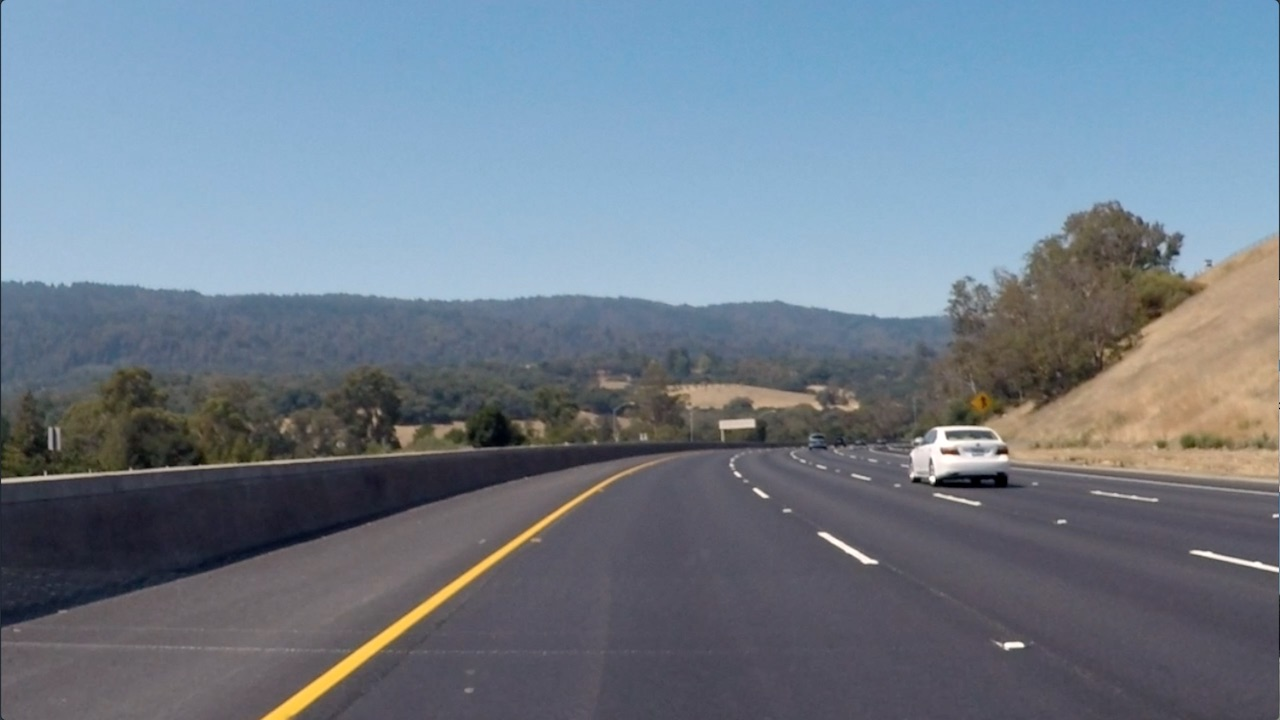
#> input picture udacity-program_self_driving_car_engineer_v2.0/p02-lane_detection_advanced/labs/gradients_and_color_spaces/sobel/curved-lane.jpeg, 1280 x 720 px
$ python sobel_operator.py   (older library calls are emulated)
#> lines starting #> are read from the running program, lines starting #| are printed output that depends on the picture
"""
# !/usr/bin/env python
# -*- coding: utf-8 -*-
@Time        : 2022/2/28 20:27
@Author      : shengdl999links@gmail.com
@ProjectName : udacity-program_self_driving_car_engineer_v2.0
@File        : sobel_operator.py
"""

import cv2
import numpy as np
import matplotlib.pyplot as plt
import matplotlib.image as mpimg

img = mpimg.imread('curved-lane.jpeg')
#> img is the input picture: shape (720, 1280, 3); mean R, G, B 112.1, 125, 138.7
# Use cv2.COLOR_RGB2GRAY if you've read in an image using mpimg.imread().
# Use cv2.COLOR_BGR2GRAY if you've read in an image using cv2.imread().
gray = cv2.cvtColor(img, cv2.COLOR_RGB2GRAY)
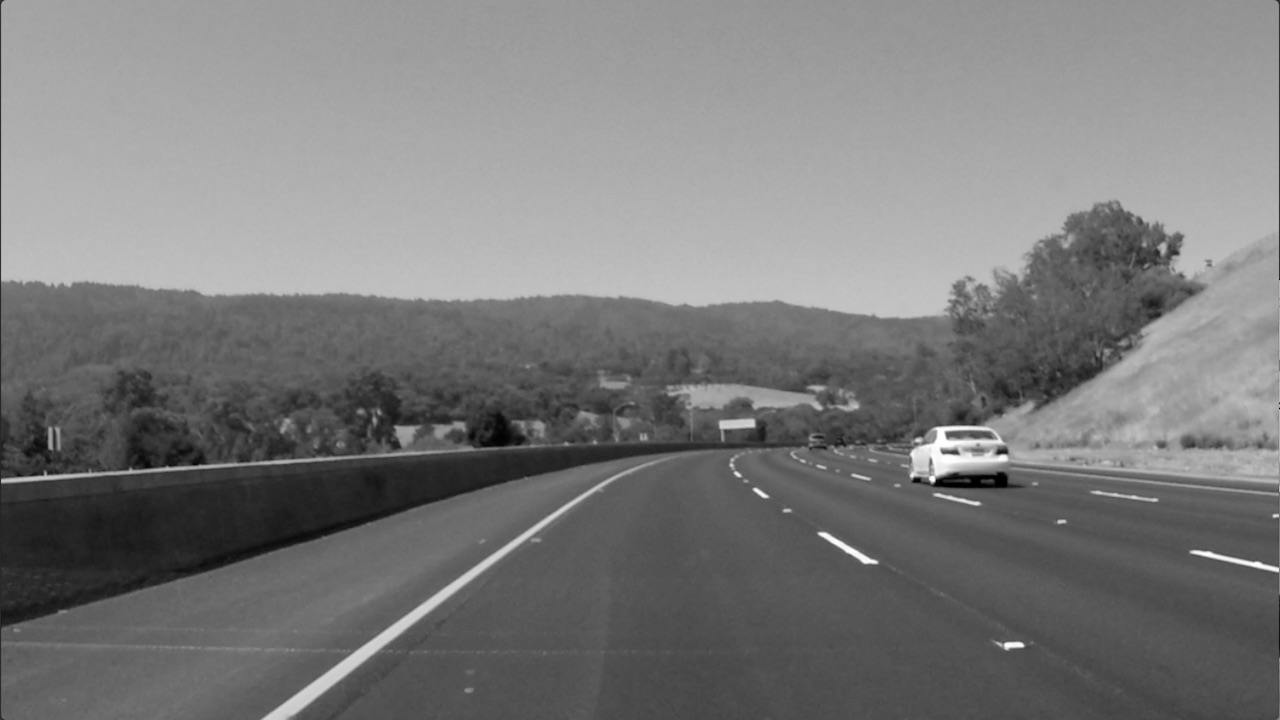
#> gray: shape (720, 1280); min 0, max 255, mean 122.7

# Calculate the derivative in the xx direction (the 1, 0 at the end denotes xx direction):
sobelx = cv2.Sobel(gray, cv2.CV_64F, 1, 0)
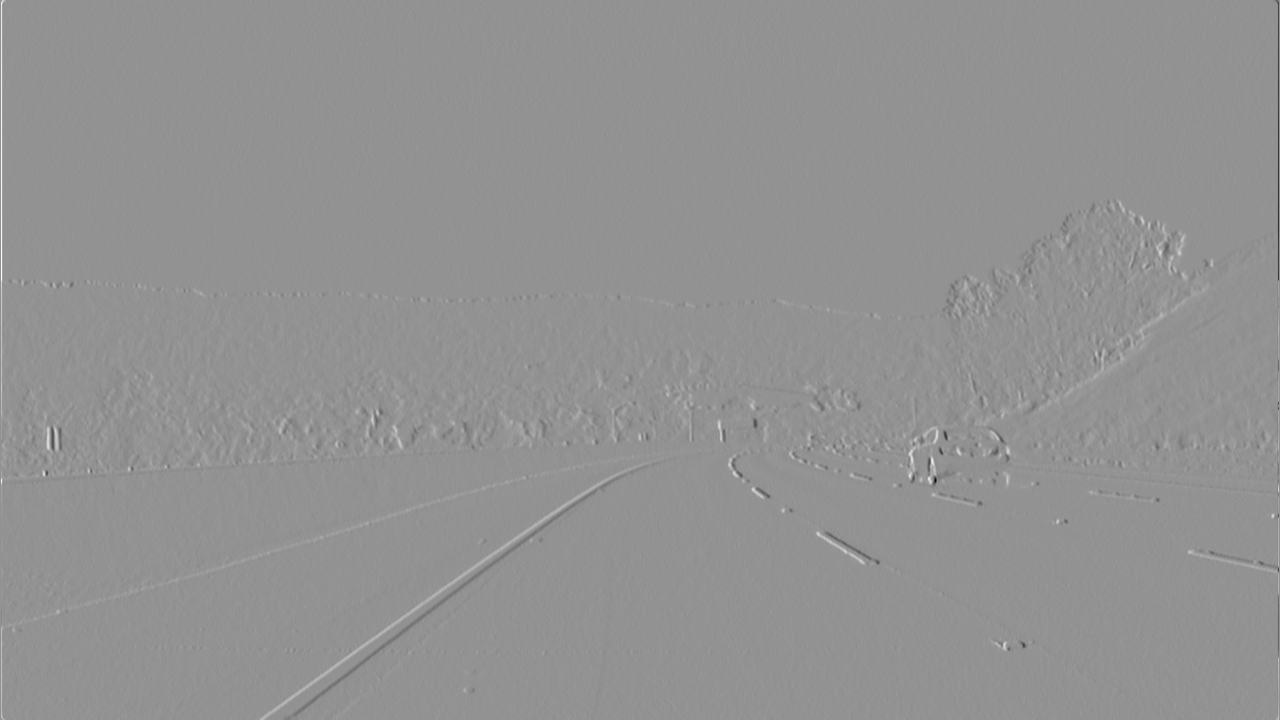
#> sobelx: shape (720, 1280) float64; min -768, max 567, mean 0.3; drawn with min black and max white

# Calculate the derivative in the yy direction (the 0, 1 at the end denotes yy direction):
sobely = cv2.Sobel(gray, cv2.CV_64F, 0, 1)
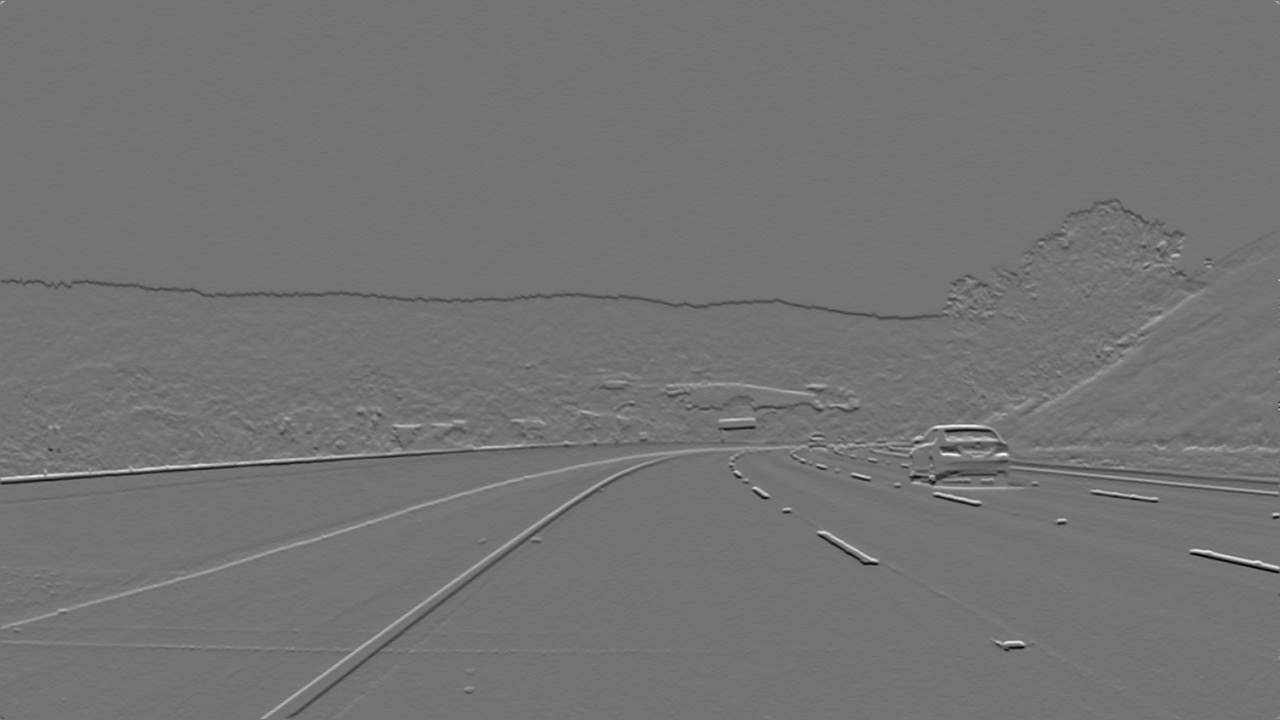
#> sobely: shape (720, 1280) float64; min -538, max 641, mean -0.7; drawn with min black and max white

# Calculate the absolute value of the xx derivative:
abs_sobelx = np.absolute(sobelx)
abs_sobely = np.absolute(sobely)
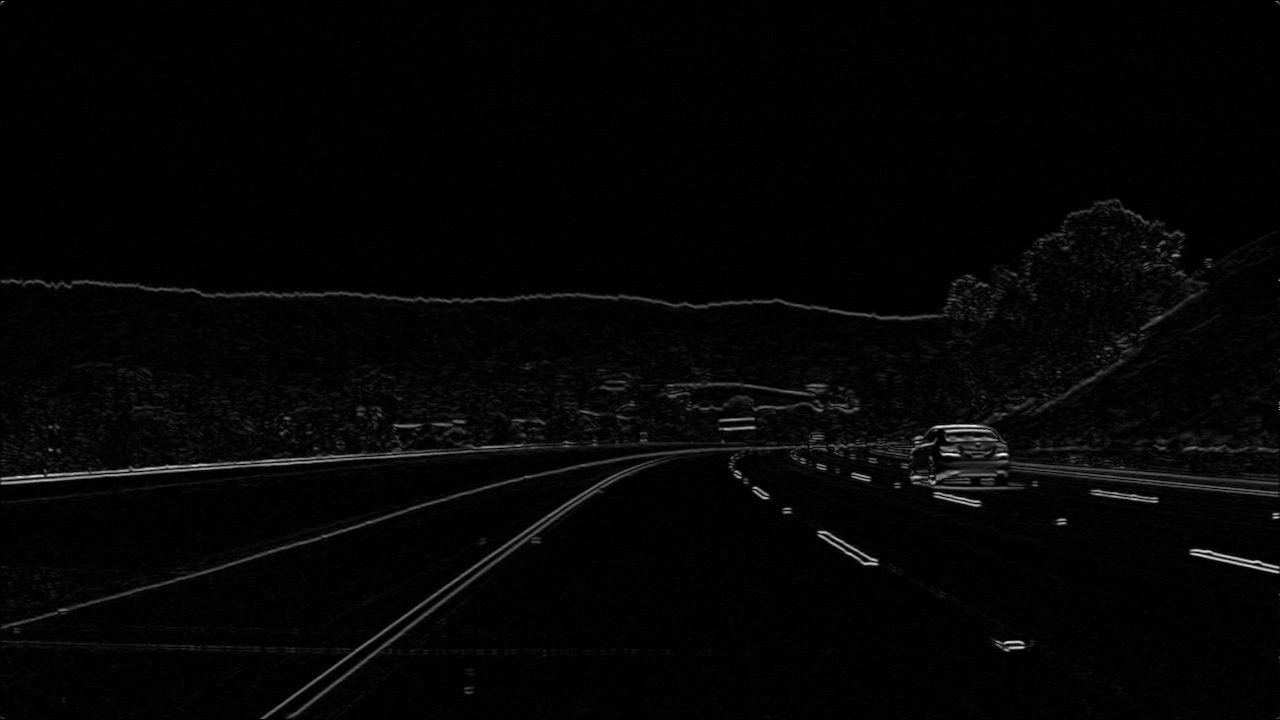
#> abs_sobely: shape (720, 1280) float64; min 0, max 641, mean 12.9; drawn with min black and max white

# Convert the absolute value image to 8-bit:
scaled_sobel = np.uint8(255 * abs_sobelx/np.max(abs_sobelx))
scaled_sobel = np.uint8(255 * abs_sobely/np.max(abs_sobely))

thresh_min = 20
thresh_max = 100
sxbinary = np.zeros_like(scaled_sobel)
sxbinary[(scaled_sobel >= thresh_min) & (scaled_sobel <= thresh_max)] = 1
plt.imshow(sxbinary, cmap='gray')
plt.show()
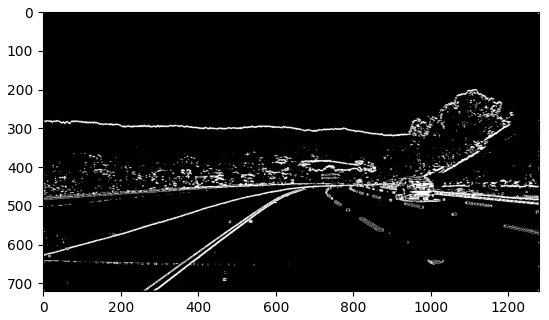
#> figure drawn by matplotlib, 1 panel


def abs_sobel_thresh(img, orient='x', thresh_min=0, thresh_max=255):
    # Grayscale
    # Apply cv2.Sobel()
    # Take the absolute value of the output from cv2.Sobel()
    # Scale the result to an 8-bit range (0-255)
    # Apply lower and upper thresholds
    # Create binary_output
    # return binary_output
    pass
